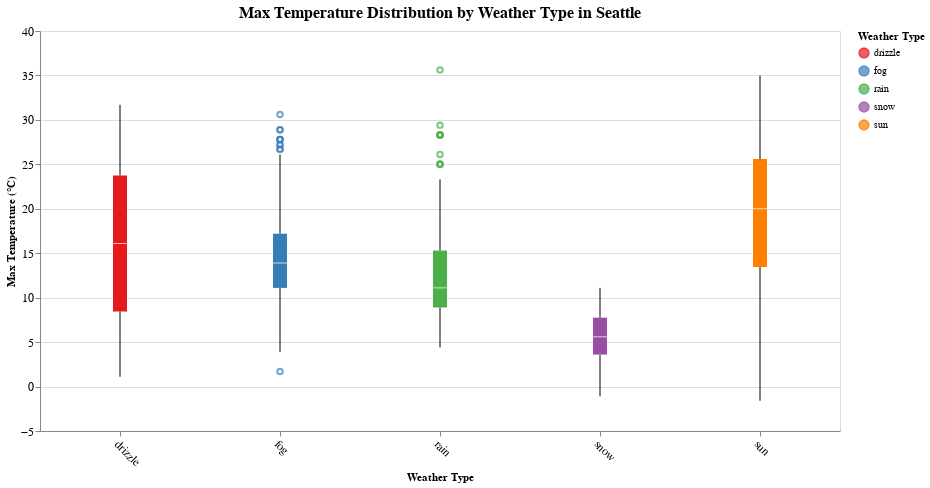

Notebook cell for this chart:
### Markdown cell above
### Part 4 - Basic data analysis with Altair

We are going to use the same data but use Altair to create the data visualziation. 

##### Question 1 (5 points)

Recreate the figure in Part 3 Question 2 with Altair.

### Code cell
# Recreating Part 3, Q2 using Altair 
chart = alt.Chart(weather).mark_boxplot().encode(
    x=alt.X('weather:N', title = 'Weather Type', axis=alt.Axis(labelFontSize=12, labelAngle=45)), 
    y=alt.Y('temp_max:Q', title= 'Max Temperature (°C)', axis=alt.Axis(labelFontSize=12)), 
    color=alt.Color('weather:N', title='Weather Type', scale=alt.Scale(scheme= 'set1')),
    tooltip=['weather', 'temp_max']
).properties(
    title= alt.TitleParams('Max Temperature Distribution by Weather Type in Seattle', fontSize=16),
    width=800,
    height=400
)

chart.display()

### Figure 1 — Vega-Lite specification as saved in the notebook (floating-point values rounded to 4 significant figures; data arrays with more than 128 entries replaced by an {"elided": "..."} marker saying what was removed)
{"config": {"view": {"continuousWidth": 300, "continuousHeight": 300}}, "data": {"name": "data-830c39fec90146253fb06a06c26374ef"}, "mark": {"type": "boxplot"}, "encoding": {"color": {"field": "weather", "scale": {"scheme": "set1"}, "title": "Weather Type", "type": "nominal"}, "tooltip": [{"field": "weather", "type": "nominal"}, {"field": "temp_max", "type": "quantitative"}], "x": {"axis": {"labelAngle": 45, "labelFontSize": 12}, "field": "weather", "title": "Weather Type", "type": "nominal"}, "y": {"axis": {"labelFontSize": 12}, "field": "temp_max", "title": "Max Temperature (°C)", "type": "quantitative"}}, "height": 400, "title": {"text": "Max Temperature Distribution by Weather Type in Seattle", "fontSize": 16}, "width": 800, "$schema": "https://vega.github.io/schema/vega-lite/v5.16.3.json", "datasets": {"data-830c39fec90146253fb06a06c26374ef": {"elided": "1461 records"}}}
